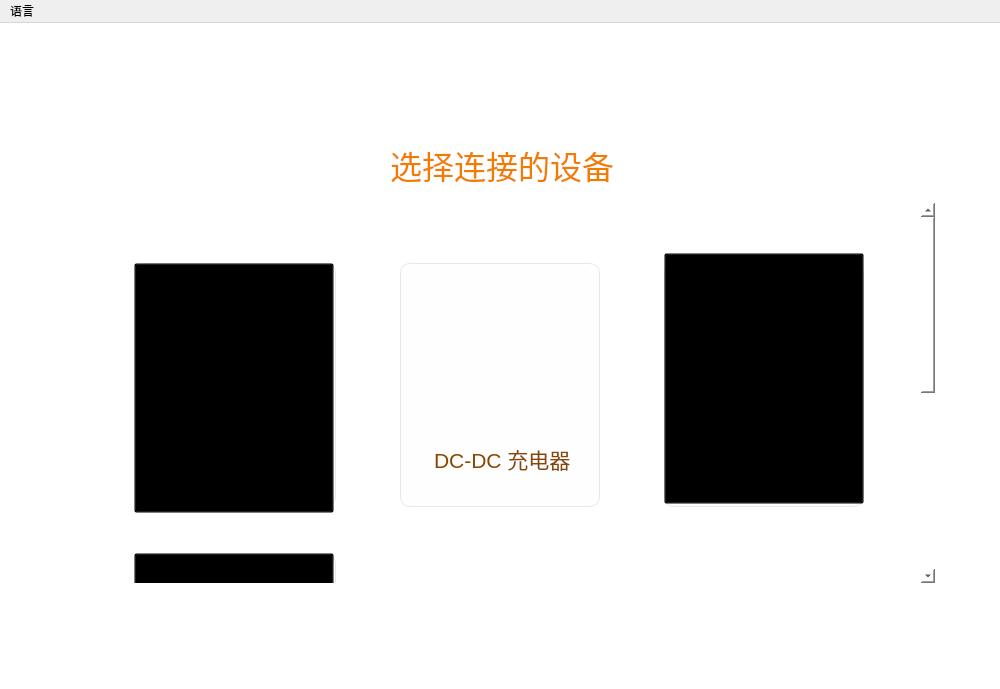
<?xml version="1.0" encoding="UTF-8"?>
<ui version="4.0">
 <class>MainWindow</class>
 <widget class="QMainWindow" name="MainWindow">
  <property name="geometry">
   <rect>
    <x>0</x>
    <y>0</y>
    <width>1000</width>
    <height>689</height>
   </rect>
  </property>
  <property name="windowTitle">
   <string>SRNE v0.1</string>
  </property>
  <property name="windowIcon">
   <iconset resource="../resources/images/ui.qrc">
    <normaloff>:/硕日logo.svg</normaloff>:/硕日logo.svg</iconset>
  </property>
  <property name="autoFillBackground">
   <bool>false</bool>
  </property>
  <property name="styleSheet">
   <string notr="true"/>
  </property>
  <property name="iconSize">
   <size>
    <width>111</width>
    <height>32</height>
   </size>
  </property>
  <widget class="QWidget" name="centralwidget">
   <widget class="QListView" name="listView">
    <property name="geometry">
     <rect>
      <x>0</x>
      <y>0</y>
      <width>1000</width>
      <height>689</height>
     </rect>
    </property>
    <property name="styleSheet">
     <string notr="true">background-image:url(:/背景.png)</string>
    </property>
    <property name="frameShape">
     <enum>QFrame::NoFrame</enum>
    </property>
   </widget>
   <widget class="QListView" name="listView_2">
    <property name="geometry">
     <rect>
      <x>55</x>
      <y>134</y>
      <width>891</width>
      <height>436</height>
     </rect>
    </property>
    <property name="styleSheet">
     <string notr="true">background-image:url(:/选择连接设备框.png)</string>
    </property>
    <property name="frameShape">
     <enum>QFrame::NoFrame</enum>
    </property>
   </widget>
   <widget class="QLabel" name="label">
    <property name="geometry">
     <rect>
      <x>390</x>
      <y>111</y>
      <width>231</width>
      <height>61</height>
     </rect>
    </property>
    <property name="font">
     <font>
      <family>微软雅黑</family>
      <pointsize>-1</pointsize>
      <weight>50</weight>
      <italic>false</italic>
      <bold>false</bold>
     </font>
    </property>
    <property name="styleSheet">
     <string notr="true">background: transparent;
font-size: 32px;
font-family: &quot;微软雅黑&quot;;
color:#F37C00;</string>
    </property>
    <property name="text">
     <string>选择连接的设备</string>
    </property>
   </widget>
   <widget class="QScrollArea" name="scrollArea">
    <property name="geometry">
     <rect>
      <x>64</x>
      <y>180</y>
      <width>871</width>
      <height>380</height>
     </rect>
    </property>
    <property name="styleSheet">
     <string notr="true">background: transparent;</string>
    </property>
    <property name="frameShape">
     <enum>QFrame::NoFrame</enum>
    </property>
    <property name="widgetResizable">
     <bool>true</bool>
    </property>
    <widget class="QWidget" name="scrollAreaWidgetContents">
     <property name="geometry">
      <rect>
       <x>0</x>
       <y>0</y>
       <width>854</width>
       <height>760</height>
      </rect>
     </property>
     <property name="minimumSize">
      <size>
       <width>0</width>
       <height>760</height>
      </size>
     </property>
     <widget class="QListView" name="ac_bg">
      <property name="geometry">
       <rect>
        <x>72</x>
        <y>60</y>
        <width>200</width>
        <height>244</height>
       </rect>
      </property>
      <property name="styleSheet">
       <string notr="true">background-color:#FEFEFE;
border: 1px solid #E8E8E8;
border-top-left-radius:10px;
border-top-right-radius:10px;
border-bottom-left-radius:10px;
border-bottom-right-radius:10px;</string>
      </property>
      <property name="frameShape">
       <enum>QFrame::NoFrame</enum>
      </property>
      <property name="viewMode">
       <enum>QListView::ListMode</enum>
      </property>
     </widget>
     <widget class="QLabel" name="ac_text">
      <property name="geometry">
       <rect>
        <x>108</x>
        <y>240</y>
        <width>141</width>
        <height>31</height>
       </rect>
      </property>
      <property name="styleSheet">
       <string notr="true">color:#8A4600;
font-size:16pt;
text-align: center;
font-family: &quot;微软雅黑&quot;;</string>
      </property>
      <property name="text">
       <string>AC-DC 充电器</string>
      </property>
     </widget>
     <widget class="QListView" name="listView_6">
      <property name="geometry">
       <rect>
        <x>144</x>
        <y>100</y>
        <width>55</width>
        <height>113</height>
       </rect>
      </property>
      <property name="styleSheet">
       <string notr="true">background-image:url(:/AC充电器.png)</string>
      </property>
      <property name="frameShape">
       <enum>QFrame::NoFrame</enum>
      </property>
     </widget>
     <widget class="QListView" name="bms_bg">
      <property name="geometry">
       <rect>
        <x>336</x>
        <y>60</y>
        <width>200</width>
        <height>244</height>
       </rect>
      </property>
      <property name="styleSheet">
       <string notr="true">background-color: #FEFEFE;
border: 1px solid #E8E8E8;
border-top-left-radius:10px;
border-top-right-radius:10px;
border-bottom-left-radius:10px;
border-bottom-right-radius:10px;</string>
      </property>
      <property name="frameShape">
       <enum>QFrame::NoFrame</enum>
      </property>
     </widget>
     <widget class="QLabel" name="bms_text">
      <property name="geometry">
       <rect>
        <x>147</x>
        <y>550</y>
        <width>51</width>
        <height>21</height>
       </rect>
      </property>
      <property name="styleSheet">
       <string notr="true">color:#8A4600;
font-size:16pt;
text-align: center;
font-family: &quot;微软雅黑&quot;;</string>
      </property>
      <property name="text">
       <string>BMS</string>
      </property>
     </widget>
     <widget class="QListView" name="listView_7">
      <property name="geometry">
       <rect>
        <x>401</x>
        <y>110</y>
        <width>70</width>
        <height>113</height>
       </rect>
      </property>
      <property name="styleSheet">
       <string notr="true">background-image:url(:/bms(暂用).png)</string>
      </property>
      <property name="frameShape">
       <enum>QFrame::NoFrame</enum>
      </property>
     </widget>
     <widget class="QListView" name="inverter_bg">
      <property name="geometry">
       <rect>
        <x>600</x>
        <y>60</y>
        <width>200</width>
        <height>244</height>
       </rect>
      </property>
      <property name="styleSheet">
       <string notr="true">background-color: #FEFEFE;
border: 1px solid #E8E8E8;
border-top-left-radius:10px;
border-top-right-radius:10px;
border-bottom-left-radius:10px;
border-bottom-right-radius:10px;</string>
      </property>
      <property name="frameShape">
       <enum>QFrame::NoFrame</enum>
      </property>
     </widget>
     <widget class="QLabel" name="inverter_text">
      <property name="geometry">
       <rect>
        <x>629</x>
        <y>244</y>
        <width>151</width>
        <height>21</height>
       </rect>
      </property>
      <property name="styleSheet">
       <string notr="true">color:#8A4600;
font-size:16pt;
text-align: center;
font-family: &quot;微软雅黑&quot;;</string>
      </property>
      <property name="text">
       <string>工频离网逆变器</string>
      </property>
     </widget>
     <widget class="QListView" name="listView_8">
      <property name="geometry">
       <rect>
        <x>636</x>
        <y>120</y>
        <width>124</width>
        <height>102</height>
       </rect>
      </property>
      <property name="styleSheet">
       <string notr="true">background-image:url(:/逆变器.png)</string>
      </property>
      <property name="frameShape">
       <enum>QFrame::NoFrame</enum>
      </property>
     </widget>
     <widget class="QListView" name="ac_bg_2">
      <property name="geometry">
       <rect>
        <x>72</x>
        <y>351</y>
        <width>200</width>
        <height>244</height>
       </rect>
      </property>
      <property name="styleSheet">
       <string notr="true">background-color:#FEFEFE;
border: 1px solid #E8E8E8;
border-top-left-radius:10px;
border-top-right-radius:10px;
border-bottom-left-radius:10px;
border-bottom-right-radius:10px;</string>
      </property>
      <property name="frameShape">
       <enum>QFrame::NoFrame</enum>
      </property>
      <property name="viewMode">
       <enum>QListView::ListMode</enum>
      </property>
     </widget>
     <widget class="QLabel" name="ac_text_2">
      <property name="geometry">
       <rect>
        <x>370</x>
        <y>240</y>
        <width>141</width>
        <height>31</height>
       </rect>
      </property>
      <property name="styleSheet">
       <string notr="true">color:#8A4600;
font-size:16pt;
text-align: center;
font-family: &quot;微软雅黑&quot;;</string>
      </property>
      <property name="text">
       <string>DC-DC 充电器</string>
      </property>
     </widget>
     <widget class="QListView" name="listView_9">
      <property name="geometry">
       <rect>
        <x>144</x>
        <y>410</y>
        <width>55</width>
        <height>113</height>
       </rect>
      </property>
      <property name="styleSheet">
       <string notr="true">background-image:url(:/AC充电器.png)</string>
      </property>
      <property name="frameShape">
       <enum>QFrame::NoFrame</enum>
      </property>
     </widget>
     <widget class="QPushButton" name="acchargeButton">
      <property name="geometry">
       <rect>
        <x>70</x>
        <y>60</y>
        <width>200</width>
        <height>250</height>
       </rect>
      </property>
      <property name="minimumSize">
       <size>
        <width>0</width>
        <height>50</height>
       </size>
      </property>
      <property name="styleSheet">
       <string notr="true">background: transparent;</string>
      </property>
      <property name="text">
       <string/>
      </property>
     </widget>
     <widget class="QPushButton" name="bmsButton">
      <property name="geometry">
       <rect>
        <x>70</x>
        <y>350</y>
        <width>200</width>
        <height>251</height>
       </rect>
      </property>
      <property name="minimumSize">
       <size>
        <width>0</width>
        <height>50</height>
       </size>
      </property>
      <property name="styleSheet">
       <string notr="true">background: transparent;</string>
      </property>
      <property name="text">
       <string/>
      </property>
     </widget>
     <widget class="QPushButton" name="InverterButton">
      <property name="geometry">
       <rect>
        <x>600</x>
        <y>50</y>
        <width>200</width>
        <height>251</height>
       </rect>
      </property>
      <property name="minimumSize">
       <size>
        <width>0</width>
        <height>50</height>
       </size>
      </property>
      <property name="styleSheet">
       <string notr="true">background: transparent;</string>
      </property>
      <property name="text">
       <string/>
      </property>
     </widget>
     <zorder>ac_bg</zorder>
     <zorder>ac_text</zorder>
     <zorder>listView_6</zorder>
     <zorder>bms_bg</zorder>
     <zorder>listView_7</zorder>
     <zorder>inverter_bg</zorder>
     <zorder>inverter_text</zorder>
     <zorder>listView_8</zorder>
     <zorder>ac_bg_2</zorder>
     <zorder>ac_text_2</zorder>
     <zorder>listView_9</zorder>
     <zorder>bms_text</zorder>
     <zorder>acchargeButton</zorder>
     <zorder>bmsButton</zorder>
     <zorder>InverterButton</zorder>
    </widget>
   </widget>
  </widget>
  <widget class="QMenuBar" name="menubar">
   <property name="geometry">
    <rect>
     <x>0</x>
     <y>0</y>
     <width>1000</width>
     <height>22</height>
    </rect>
   </property>
   <widget class="QMenu" name="menu">
    <property name="geometry">
     <rect>
      <x>-1603</x>
      <y>303</y>
      <width>117</width>
      <height>82</height>
     </rect>
    </property>
    <property name="title">
     <string>语言</string>
    </property>
    <addaction name="lang_zh"/>
    <addaction name="lang_en"/>
   </widget>
   <addaction name="menu"/>
  </widget>
  <action name="lang_zh">
   <property name="text">
    <string>中文</string>
   </property>
  </action>
  <action name="lang_en">
   <property name="text">
    <string>English</string>
   </property>
  </action>
 </widget>
 <resources>
  <include location="../resources/images/ui.qrc"/>
 </resources>
 <connections/>
</ui>
